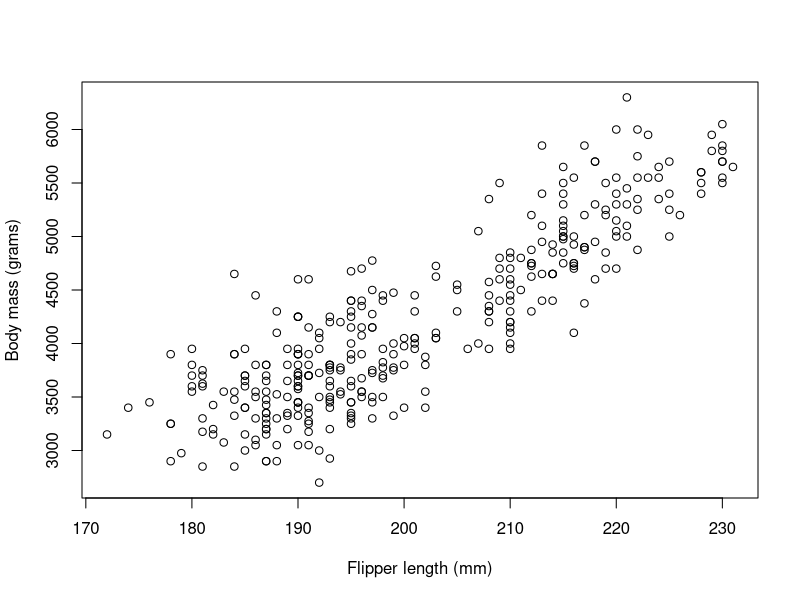
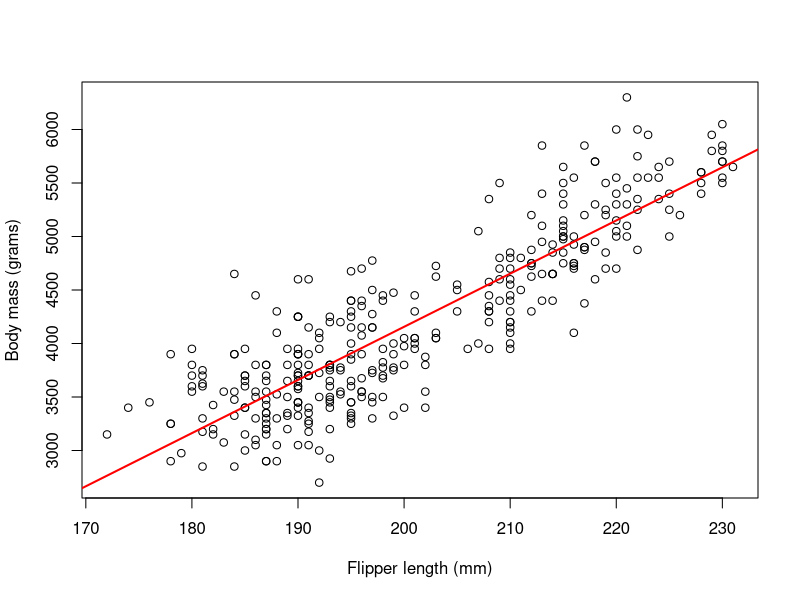
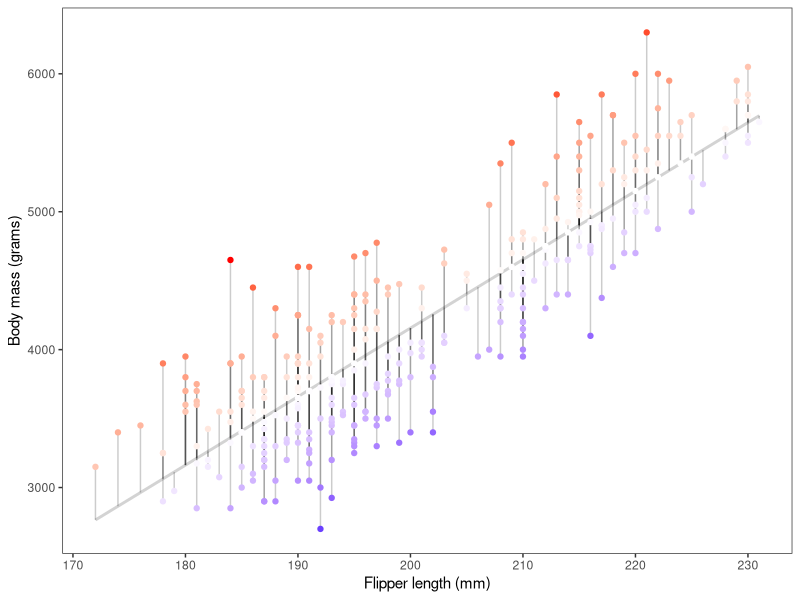
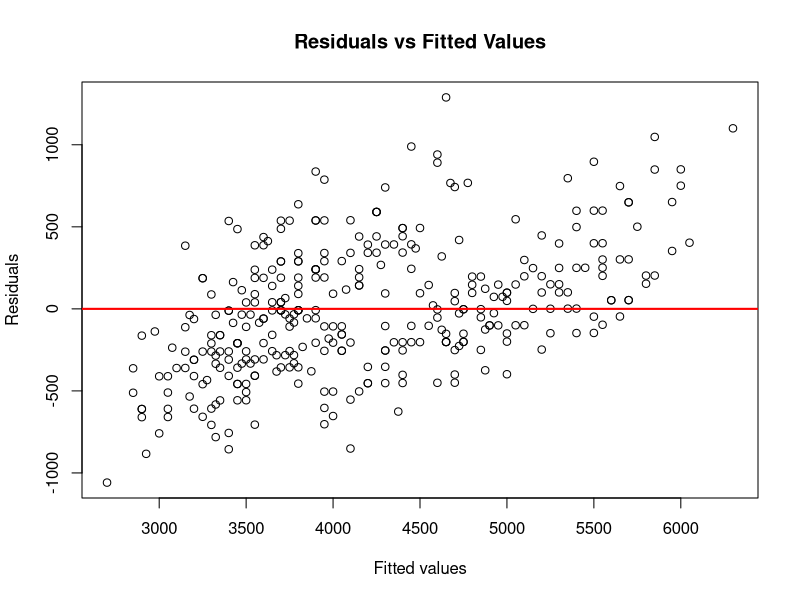
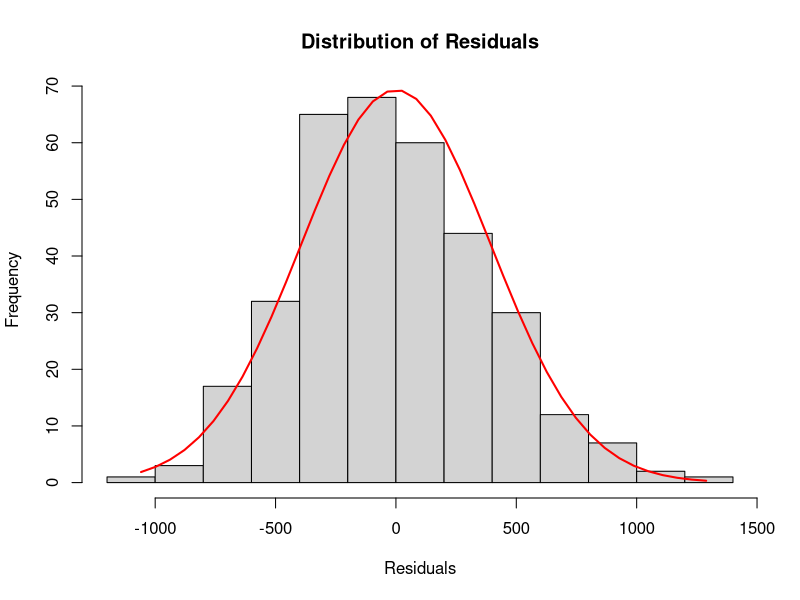

Source code (R) for these figures, in order:
## ---- chunk 1
knitr::opts_chunk$set(
  comment = "#>",
  fig.width = 6,
  fig.height = 4,
  warning = FALSE,
  eval = TRUE
)
library(ggplot2)
## ---- chunk 2
library(palmerpenguins)
## ---- chunk 3
colnames(Filter(is.numeric,penguins))
## ---- chunk 4
na_flipper  <- is.na(penguins$flipper_length_mm)
na_body_mass <- is.na(penguins$body_mass_g)
## ---- chunk 5
which(na_flipper)
which(na_body_mass)
## ---- chunk 6
flipper_length_mm <- penguins$flipper_length_mm[!na_flipper]
body_mass_g <- penguins$body_mass_g[!na_body_mass]
## ---- chunk 7
plot(flipper_length_mm,body_mass_g,
     xlab = 'Flipper length (mm)',
     ylab = 'Body mass (grams)')
## ---- chunk 8
simple_lm <- lm(body_mass_g ~ flipper_length_mm)
simple_lm
## ---- chunk 9
plot(flipper_length_mm,body_mass_g,
     xlab = 'Flipper length (mm)',
     ylab = 'Body mass (grams)')
abline(simple_lm,col = 'red',lwd =2)
## ---- chunk 10
lm_summary <- summary(simple_lm)
lm_summary
## ---- chunk 11
lm_summary$call
## ---- chunk 12
dat <- cbind.data.frame(flipper_length_mm,body_mass_g)

p1 <- ggplot(dat, aes(x = flipper_length_mm, y = body_mass_g)) +
  geom_smooth(method = "lm", se = FALSE, 
              color = "lightgrey",formula = 'y~x') +
  geom_segment(aes(xend = flipper_length_mm, 
                   yend = predict(simple_lm)), alpha = .2) +
  geom_point(aes(color=residuals(simple_lm))) +
  guides(color = 'none') + 
  scale_color_gradient2(low = "blue", mid = "white", high = "red") +
  labs(x = 'Flipper length (mm)',
       y = 'Body mass (grams)')+
  theme_bw()+
  theme(panel.grid.minor = element_blank(),
        panel.grid.major = element_blank())
## ---- chunk 13
p1
## ---- chunk 14
sum(lm_summary$residuals)
## ---- chunk 15
plot(body_mass_g,simple_lm$residuals,
     xlab = 'Fitted values',
     ylab = 'Residuals',
     main = 'Residuals vs Fitted Values')
abline(a = 0, b = 0, col = 'red', lwd = 2)
## ---- chunk 16
lm_residuals <- simple_lm$residuals
h <- hist(lm_residuals,
          main = 'Distribution of Residuals',
          xlab = 'Residuals')
xfit <- seq(min(lm_residuals), max(lm_residuals), length = 40) 
yfit <- dnorm(xfit, mean = mean(lm_residuals), sd = sd(lm_residuals))
yfit <- yfit * diff(h$mids[1:2]) * length(lm_residuals) 
lines(xfit, yfit, col = "red", lwd = 2)
## ---- chunk 17
lm_summary$coefficients
## ---- chunk 18
metrics <- c(lm_summary$sigma,lm_summary$r.squared,
             lm_summary$adj.r.squared,
             lm_summary$fstatistic['value'])

names(metrics) <- c('RSE','R_squared','Adj_R_squared','F_statistic')
## ---- chunk 19
metrics
## ---- chunk 20
cor(flipper_length_mm,body_mass_g)^2
